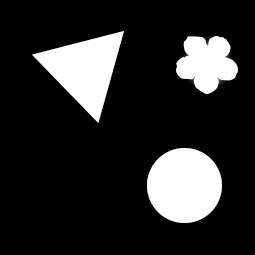
#> input picture 11/input_image.png, 255 x 255 px
$ python 11-4.py
#> lines starting #> are read from the running program, lines starting #| are printed output that depends on the picture; after the words box and inside, x2 and y2 are one past the last pixel; in counts of white or black regions, pixels touching at a corner belong together
import os
import cv2
import numpy as np
import sys


# 画像をグレースケールで読み込み
src = cv2.imread(os.path.dirname(os.path.abspath(__file__)) +
                      "/"+"input_image.png")
#> src is the input picture: shape (255, 255, 3); min 0, max 255, mean 42.4
gray = cv2.cvtColor(src, cv2.COLOR_BGR2GRAY)

# 二値変換
mono_src = cv2.threshold(gray, 48, 255, cv2.THRESH_BINARY)[1]
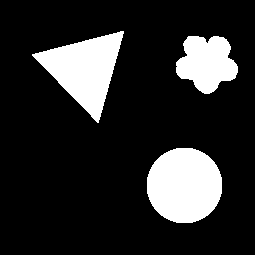
#> mono_src: shape (255, 255); 17% white; 3 white regions, box (x1, y1, x2, y2) and area: (147, 148, 222, 223) 4501, (32, 31, 124, 123) 4039, (176, 36, 238, 94) 2494

# ラベリング処理
label = cv2.connectedComponentsWithStats(gray)
num_labels, labels, stats, centroids = cv2.connectedComponentsWithStats(mono_src)
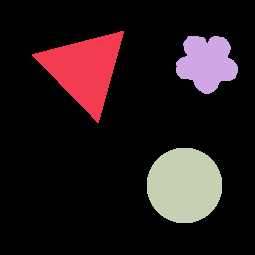
#> labels: shape (255, 255) int32; 4 distinct labels, from 0 to 3; one colour per label, 0 black
#> num_labels = 4; stats = [[0, 0, 255, 255, 53991], [32, 31, 92, 92, 4039], [176, 36, 62, 58, 2494], [147, 148, 75, 75, 4501]]; centroids = [[121.8, 129.5], [84.27, 69.06], [206.4, 62.52], [184, 185]]
# print(stats)

stats = label[2]
#> stats = [[0, 0, 255, 255, 53578], [32, 31, 92, 92, 4098], [176, 36, 62, 58, 2808], [147, 148, 75, 75, 4541]]
area = stats[:, cv2.CC_STAT_WIDTH] * stats[:, cv2.CC_STAT_HEIGHT]
#> area = [65025, 8464, 3596, 5625]
idx = area.argsort()[-4:-1]  # 2番目、3番めに面積が大きいラベル (1番目は背景なので除く)
#> idx = [2, 3, 1]
# print(idx)

# オブジェクト情報を項目別に抽出
data = label[2]
#> data has the same summary as stats
center = label[3]
#> center = [[121.3, 129.9], [84.25, 69.13], [206.9, 63.26], [184, 185]]

# ラベリング結果書き出し用に二値画像をカラー変換
color_src01 = cv2.cvtColor(gray, cv2.COLOR_GRAY2BGR)

# ラベルに応じて、色をつけた画像を作成
color_src01[labels == 0] = [0, 0, 0]      # 背景ラベル
#> color_src01: shape (255, 255, 3); 0.64% of pixels changed, all inside (x1, y1, x2, y2) = (34, 32, 238, 222)
color_src01[labels == 1] = [255, 0, 0]    # ラベル1
color_src01[labels == 2] = [0, 255, 0]    # ラベル2
color_src01[labels == 3] = [0, 0, 255]  # ラベル3
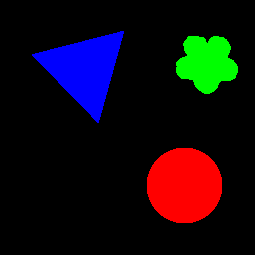
#> color_src01: shape (255, 255, 3); mean B, G, R 15.8, 9.8, 17.7

# cv2.imshow('dst', dst)

height, width = mono_src.shape[:2]
#> height = 255; width = 255
blue = [255, 0, 0]
green = [0, 255, 0]
red = [0, 0, 255]


# オブジェクト情報を利用してラベリング結果を画面に表示
for i in idx:
    # 各オブジェクトの外接矩形を赤枠で表示
    x0 = data[i][0]
    y0 = data[i][1]
    x1 = data[i][0] + data[i][2]
    y1 = data[i][1] + data[i][3]
    cv2.rectangle(color_src01, (x0, y0), (x1, y1), (0, 0, 255))

    # 各オブジェクトのラベル番号と面積に黄文字で表示
    cv2.putText(color_src01, "ID: " + str(i + 1), (x1 - 50, y1 + 15), cv2.FONT_HERSHEY_PLAIN, 1, (0, 255, 255))
    cv2.putText(color_src01, "S: " + str(data[i][4]), (x1 - 50, y1 + 30), cv2.FONT_HERSHEY_PLAIN, 1, (0, 255, 255))

    # 各オブジェクトの重心座標をに黄文字で表示
    cv2.putText(color_src01, "X: " + str(int(center[i][0])), (x1 - 110, y1 + 15), cv2.FONT_HERSHEY_PLAIN, 1, (0, 255, 255))
    cv2.putText(color_src01, "Y: " + str(int(center[i][1])), (x1 - 110, y1 + 30), cv2.FONT_HERSHEY_PLAIN, 1, (0, 255, 255))
#> this loop made 3 passes
#> (i, x0, y0, x1, y1) on passes 1 to 3: (2, 176, 36, 238, 94), (3, 147, 148, 222, 223), (1, 32, 31, 124, 123)
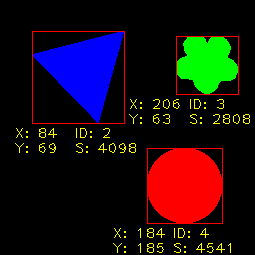
#> color_src01: shape (255, 255, 3); 2.98% of pixels changed, all inside (x1, y1, x2, y2) = (15, 31, 250, 253)

# 結果の表示
cv2.imshow("output", color_src01)

k = cv2.waitKey(0)
#> (key q is pressed here)
if k == ord('q'):				# When the Q key is pressed, it's done.
    cv2.destroyAllWindows()
